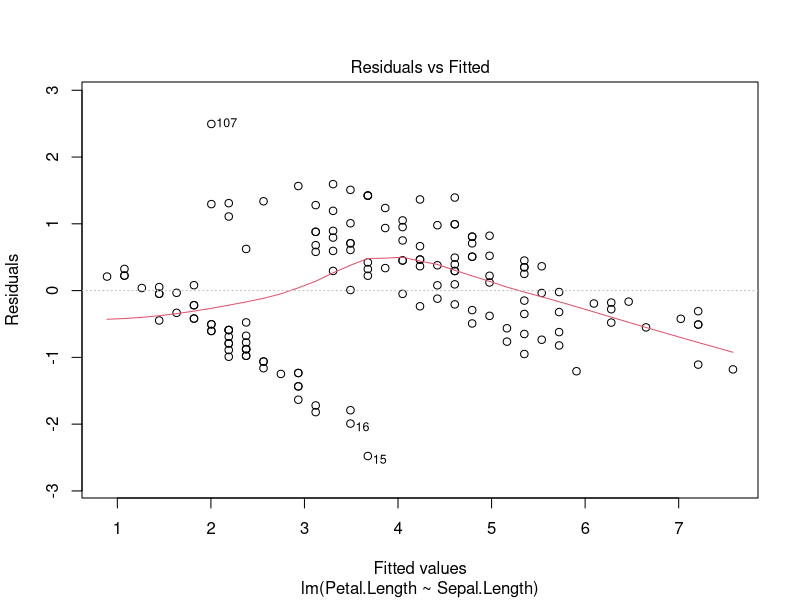
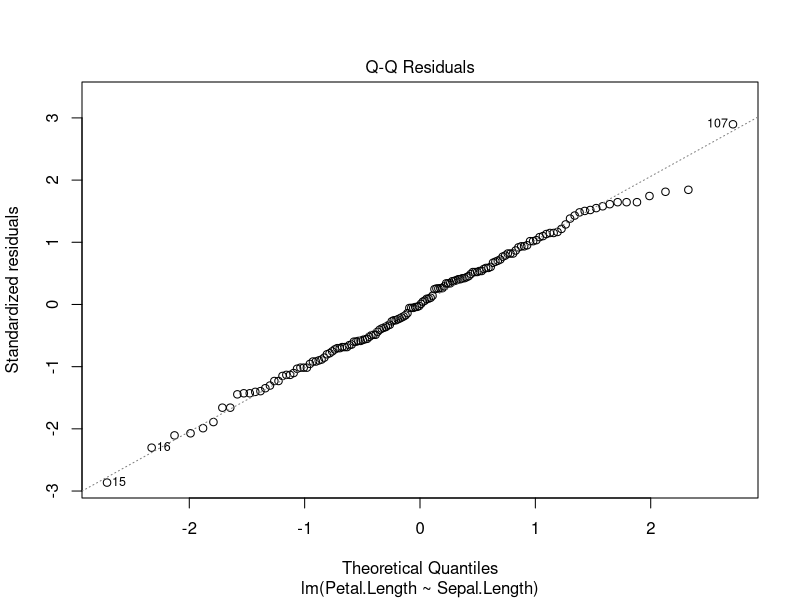
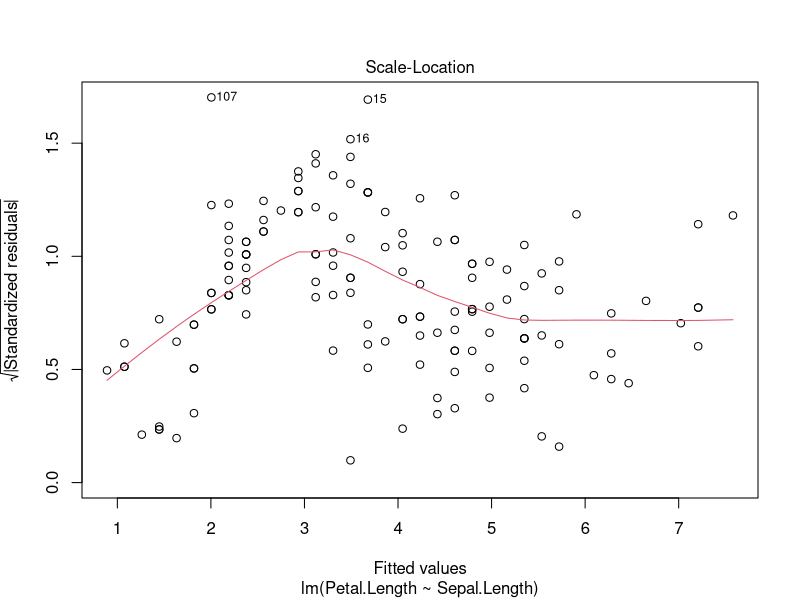
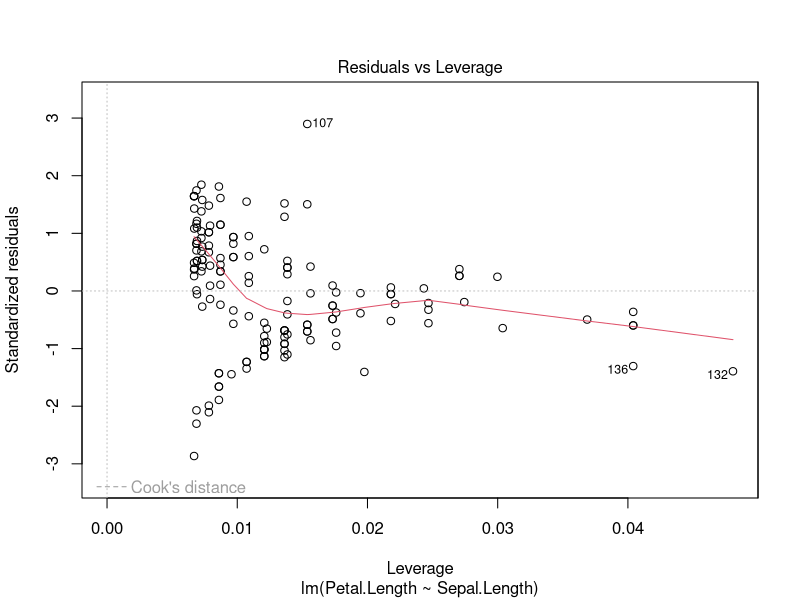
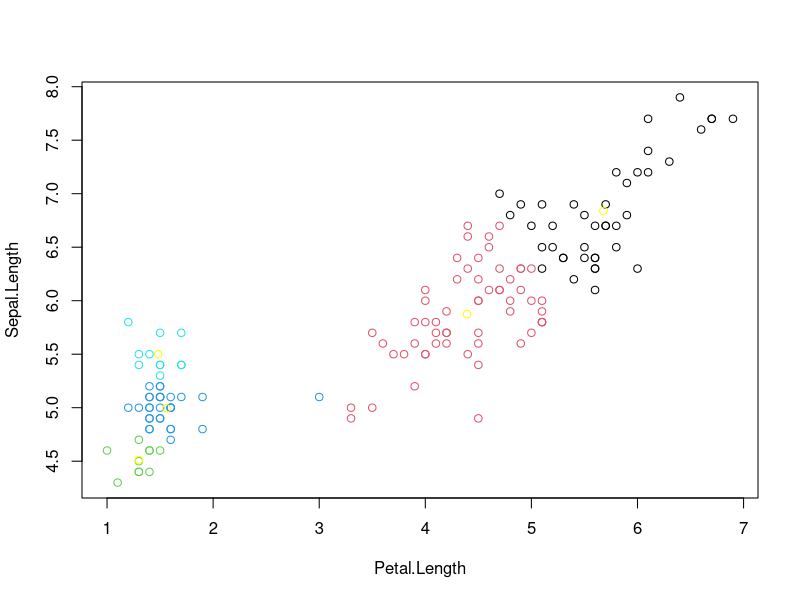

Write R code to recreate these figures, in order.
#Data exploration and statistics with R
library (tidyverse)
#conflicts (if not specified, the function from the last loaded package is used)
getwd()
dir()
setwd("~/Documents/Other/AsigmoDS/")
sessionInfo()
lm #to check source code of a function
   #control + click function to open on a tab

# assign a variable 
# <- alt + dash shortcut

# Filter a data frame 
a <- filter(.data=iris, Species=="setosa")

# Comment a block
# ctrl+shift+C

# Data types, dynamic assignment
alphabet<-letters
str(alphabet)

# Missing values
is.nan(0/0)
is.infinite(log(0))
is.na(as.numeric(alphabet))
a<-NULL
is.null(a)

# Vectors, named vectors, matrices, and ways to populate them
vect<-c(first="1",second="2",third="3")
vect[1]
vect["first"]

c(1, "s")
letters[seq( from = 1, to = 10 )]
seq(10,1,-2)
seq(1,100,pi)

set.seed(1)
vector<-sample(letters,100,replace=T)
vector[seq(1,10,2)]

mm<-matrix(1:5,10,5,byrow=T)#matrix is 2D array, to get n-dimensional use array
dim(mm)
mm[1:10,2]

rnorm(10) #gaussian


my_list<-list("A",1,LETTERS[1:10],matrix(1,3,3));my_list
my_list[[1]]
str(my_list)
str(my_list[4])
str(my_list[[4]])
names(my_list)<-c("first","second","vector","matrix")

str(my_list["second"])
my_list$matrix #using a cash, no need to extract with [[]]

#exercises
v<-c(1, "a","b","c")
str(v) #all become strings

f<-paste("fellow ",seq(1,15))

f<-replace(f,f=="fellow 5","best fellow")
f[5]<-"best fellow"
f

matrix(rnorm(9),3,3)
a<-matrix(1,2,3);b<-matrix(1,3,2)

l<-a%*%b

my_list <- list("A",1,LETTERS[1:10],matrix(1,3,3))
my_list[[2]]*10


new_list<-list(my_list,matrix(1,5,5),"Hi, we are done!")
new_list
##

reg <- lm(Petal.Length~Sepal.Length,data=iris)
summary(reg)
#parse named vector (which is the output of many functions)
names(reg)
plot(reg)

library(tidyverse)
m<-dplyr::select(iris,Petal.Length,Sepal.Length)
cl<-kmeans(m,5)
names(cl)
cl$cluster
cl$centers
cl$totss
plot(m,col=cl$cluster)
points(cl$centers, col ="yellow", pch = 1)




